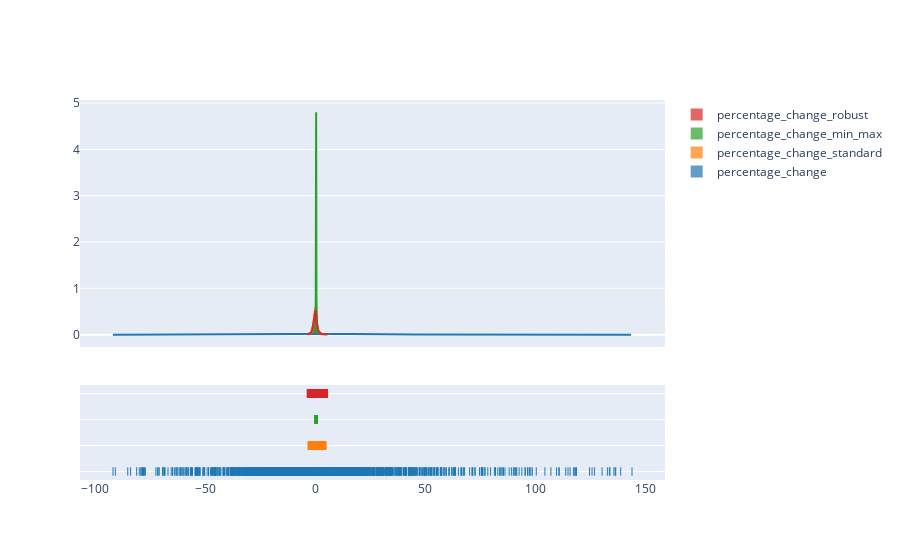

Notebook source saved alongside this figure:
### Code cell
import plotly.figure_factory as ff
import numpy as np

hist_data = [dict_of_percentage_changes_train["percentage_change"], dict_of_percentage_changes_train["percentage_change_standard"], dict_of_percentage_changes_train["percentage_change_min_max"], dict_of_percentage_changes_train["percentage_change_robust"]]

group_labels = ['percentage_change', "percentage_change_standard", "percentage_change_min_max", "percentage_change_robust"]

# Create distplot with custom bin_size
fig = ff.create_distplot(hist_data, group_labels)
fig.show()

### Figure 1 — Plotly figure (JSON) as saved in the notebook; plotly's stock layout.template omitted (floating-point values rounded to 4 significant figures; data arrays with more than 128 entries replaced by an {"elided": "..."} marker saying what was removed)
{"data": [{"autobinx": false, "histnorm": "probability density", "legendgroup": "percentage_change", "marker": {"color": "rgb(31, 119, 180)"}, "name": "percentage_change", "opacity": 0.7, "type": "histogram", "x": {"elided": "2131 float values"}, "xaxis": "x", "xbins": {"end": 144.0, "size": 1, "start": -91.98}, "yaxis": "y"}, {"autobinx": false, "histnorm": "probability density", "legendgroup": "percentage_change_standard", "marker": {"color": "rgb(255, 127, 14)"}, "name": "percentage_change_standard", "opacity": 0.7, "type": "histogram", "x": {"elided": "2131 float values"}, "xaxis": "x", "xbins": {"end": 4.91, "size": 1, "start": -3.239}, "yaxis": "y"}, {"autobinx": false, "histnorm": "probability density", "legendgroup": "percentage_change_min_max", "marker": {"color": "rgb(44, 160, 44)"}, "name": "percentage_change_min_max", "opacity": 0.7, "type": "histogram", "x": {"elided": "2131 float values"}, "xaxis": "x", "xbins": {"end": 1, "size": 1, "start": 0}, "yaxis": "y"}, {"autobinx": false, "histnorm": "probability density", "legendgroup": "percentage_change_robust", "marker": {"color": "rgb(214, 39, 40)"}, "name": "percentage_change_robust", "opacity": 0.7, "type": "histogram", "x": {"elided": "2131 float values"}, "xaxis": "x", "xbins": {"end": 5.604, "size": 1, "start": -3.621}, "yaxis": "y"}, {"legendgroup": "percentage_change", "marker": {"color": "rgb(31, 119, 180)"}, "mode": "lines", "name": "percentage_change", "showlegend": false, "type": "scatter", "x": {"elided": "500 float values"}, "xaxis": "x", "y": {"elided": "500 float values"}, "yaxis": "y"}, {"legendgroup": "percentage_change_standard", "marker": {"color": "rgb(255, 127, 14)"}, "mode": "lines", "name": "percentage_change_standard", "showlegend": false, "type": "scatter", "x": {"elided": "500 float values"}, "xaxis": "x", "y": {"elided": "500 float values"}, "yaxis": "y"}, {"legendgroup": "percentage_change_min_max", "marker": {"color": "rgb(44, 160, 44)"}, "mode": "lines", "name": "percentage_change_min_max", "showlegend": false, "type": "scatter", "x": {"elided": "500 float values"}, "xaxis": "x", "y": {"elided": "500 float values"}, "yaxis": "y"}, {"legendgroup": "percentage_change_robust", "marker": {"color": "rgb(214, 39, 40)"}, "mode": "lines", "name": "percentage_change_robust", "showlegend": false, "type": "scatter", "x": {"elided": "500 float values"}, "xaxis": "x", "y": {"elided": "500 float values"}, "yaxis": "y"}, {"legendgroup": "percentage_change", "marker": {"color": "rgb(31, 119, 180)", "symbol": "line-ns-open"}, "mode": "markers", "name": "percentage_change", "showlegend": false, "type": "scatter", "x": {"elided": "2131 float values"}, "xaxis": "x", "y": {"elided": "2131 str values"}, "yaxis": "y2"}, {"legendgroup": "percentage_change_standard", "marker": {"color": "rgb(255, 127, 14)", "symbol": "line-ns-open"}, "mode": "markers", "name": "percentage_change_standard", "showlegend": false, "type": "scatter", "x": {"elided": "2131 float values"}, "xaxis": "x", "y": {"elided": "2131 str values"}, "yaxis": "y2"}, {"legendgroup": "percentage_change_min_max", "marker": {"color": "rgb(44, 160, 44)", "symbol": "line-ns-open"}, "mode": "markers", "name": "percentage_change_min_max", "showlegend": false, "type": "scatter", "x": {"elided": "2131 float values"}, "xaxis": "x", "y": {"elided": "2131 str values"}, "yaxis": "y2"}, {"legendgroup": "percentage_change_robust", "marker": {"color": "rgb(214, 39, 40)", "symbol": "line-ns-open"}, "mode": "markers", "name": "percentage_change_robust", "showlegend": false, "type": "scatter", "x": {"elided": "2131 float values"}, "xaxis": "x", "y": {"elided": "2131 str values"}, "yaxis": "y2"}], "layout": {"barmode": "overlay", "hovermode": "closest", "legend": {"traceorder": "reversed"}, "xaxis": {"anchor": "y2", "domain": [0, 1], "zeroline": false}, "yaxis": {"anchor": "free", "domain": [0.35, 1], "position": 0}, "yaxis2": {"anchor": "x", "domain": [0, 0.25], "dtick": 1, "showticklabels": false}}}
